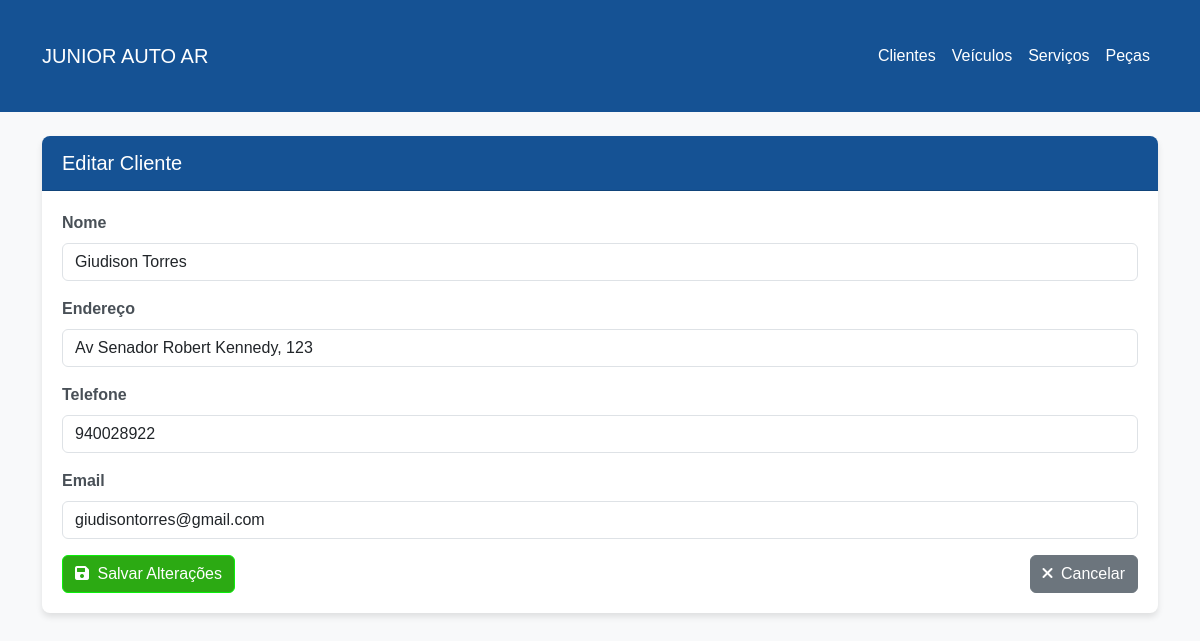
/client/edit/1, run on the app's committed database.
### models.py (models this page shows, shortened)
class Client(Base):
    __tablename__ = 'clients'
    id = Column(Integer, primary_key=True)
    name = Column(String(100), nullable=False)
    address = Column(String(200))
    phone = Column(String(20))
    email = Column(String(100))
    vehicles = relationship("Vehicle", back_populates="client", cascade="all, delete-orphan")

### app.py (the view, shortened to what this page needs)
@app.route('/client/edit/<int:client_id>', methods=['GET', 'POST'])
def edit_client(client_id):
    session = db_manager.get_session()
    try:
        client = session.query(Client).get(client_id)
        if not client:
            flash('Cliente não encontrado!', 'danger')
            return redirect(url_for('clients'))
        return render_template('edit_client.html', client=client)
    except Exception as e:
        session.rollback()
        flash(f'Erro ao editar cliente: {str(e)}', 'danger')
        return redirect(url_for('clients'))
    finally:
        session.close()

### models.py (called while the page is built)
    def get_session(self):
        return self.Session()

### templates/edit_client.html (shortened to what this page needs)
{% extends "base.html" %}
{% block content %}
<div class="card">
    <div class="card-header">
        <h5 class="mb-0">Editar Cliente</h5>
    </div>
    <div class="card-body">
        <form method="POST" action="{{ url_for('edit_client', client_id=client.id) }}">
            <div class="mb-3">
                <label for="name" class="form-label">Nome</label>
                <input type="text" class="form-control" id="name" name="name" value="{{ client.name }}" required>
            </div>
            <div class="mb-3">
                <label for="address" class="form-label">Endereço</label>
                <input type="text" class="form-control" id="address" name="address" value="{{ client.address }}">
            </div>
            <div class="mb-3">
                <label for="phone" class="form-label">Telefone</label>
                <input type="tel" class="form-control" id="phone" name="phone" value="{{ client.phone }}">
            </div>
            <div class="mb-3">
                <label for="email" class="form-label">Email</label>
                <input type="email" class="form-control" id="email" name="email" value="{{ client.email }}">
            </div>
            <div class="d-flex justify-content-between">
                <button type="submit" class="btn btn-primary">
                    <i class="fas fa-save me-1"></i> Salvar Alterações
                </button>
                <a href="{{ url_for('clients') }}" class="btn btn-secondary">
                    <i class="fas fa-times me-1"></i> Cancelar
                </a>
            </div>
        </form>
    </div>
</div>
{% endblock %}

### static/css/style.css (style rules this page uses)
body { font-family: Arial, sans-serif; background-color: #f8f9fa; color: #343a40; }
.card { box-shadow: 0 4px 6px rgba(0, 0, 0, 0.1); margin-bottom: 20px; border: none; border-radius: 8px; }
.card-header { background-color: #155294; color: #ffffff; border-radius: 8px 8px 0 0 !important; padding: 15px 20px; font-weight: bold; display: flex; justify-content: space-between; align-items: center; }
.card-body { padding: 20px; }
.btn-primary { background-color: #2caa13; border-color: #0af00a; }
label { font-weight: bold; color: #495057; }

### data on the page
Client: name "Giudison Torres", address "Av Senador Robert Kennedy, 123", phone "940028922", email "giudisontorres@gmail.com"
